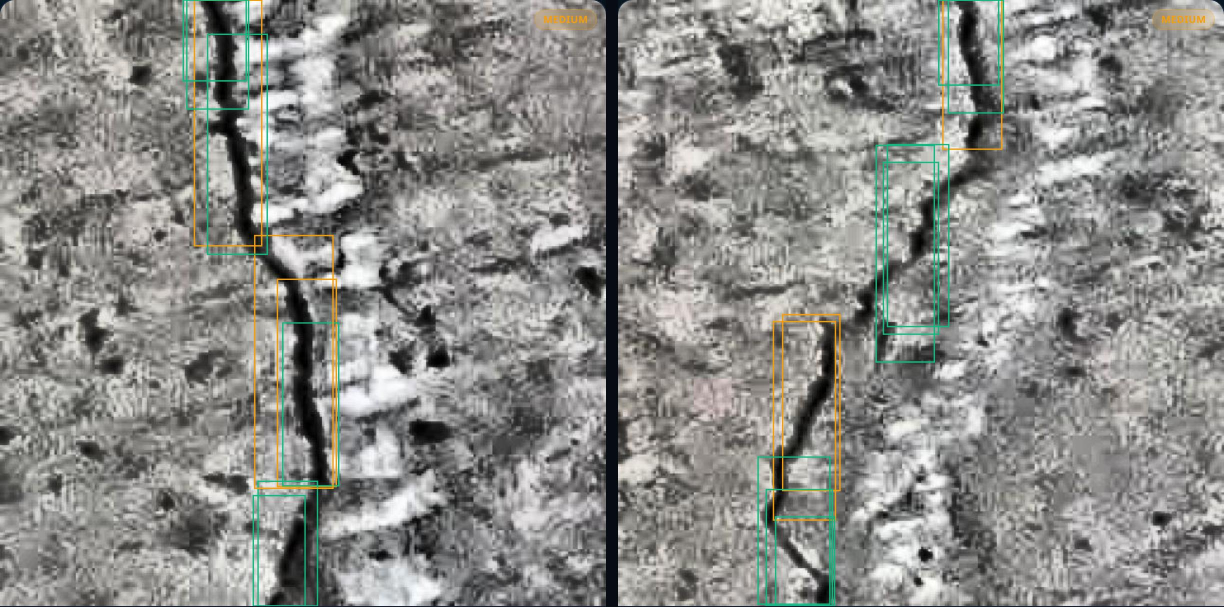
#> input picture deliverables/dashboard_screenshot.jpg, 2448 x 1214 px (shown at 1/2 size)
$ python build_social.py
#> lines starting #> are read from the running program, lines starting #| are printed output that depends on the picture; after the words box and inside, x2 and y2 are one past the last pixel; in counts of white or black regions, pixels touching at a corner belong together
#!/usr/bin/env python3
"""Social media cards for TwinVerse Inspect AI.

Produces two crops from one design:
  1080 x 1080  square   — Instagram, LinkedIn, Facebook
  1200 x 630   landscape — X/Twitter, LinkedIn link preview

Palette and severity colours match the product exactly, so the post and the
live dashboard read as the same thing.
"""

from __future__ import annotations

from pathlib import Path

from PIL import Image, ImageDraw, ImageFilter, ImageFont, ImageOps

OUT = Path(__file__).parent
SCREENSHOT = OUT / "dashboard_screenshot.jpg"
SCREENSHOT_SINGLE = OUT / "dashboard_screenshot_single.jpg"

BG = (7, 11, 20)
TEXT = (232, 238, 248)
MUTED = (159, 176, 204)
DIM = (100, 116, 139)
CYAN = (34, 211, 238)
INDIGO = (99, 102, 241)
VIOLET = (167, 139, 250)

SEV = [
    ("low", (16, 185, 129)),
    ("medium", (245, 158, 11)),
    ("high", (249, 115, 22)),
    ("critical", (244, 63, 94)),
]

FONT_DIR = "/usr/share/fonts/truetype"
CANDIDATES = {
    "bold": [f"{FONT_DIR}/dejavu/DejaVuSans-Bold.ttf",
             f"{FONT_DIR}/liberation/LiberationSans-Bold.ttf"],
    "regular": [f"{FONT_DIR}/dejavu/DejaVuSans.ttf",
                f"{FONT_DIR}/liberation/LiberationSans-Regular.ttf"],
}


def font(kind: str, size: int) -> ImageFont.FreeTypeFont:
    for path in CANDIDATES[kind]:
        if Path(path).is_file():
            return ImageFont.truetype(path, size)
    return ImageFont.load_default()


def glow(img: Image.Image, cx: int, cy: int, radius: int, colour, alpha: float):
    """Soft radial glow, composited so edges stay genuinely soft.

    Drawing a flat translucent circle leaves a hard rim that reads as a shape
    rather than light; blurring the layer before compositing is what sells it.
    """
    layer = Image.new("RGBA", img.size, (0, 0, 0, 0))
    d = ImageDraw.Draw(layer)
    d.ellipse([cx - radius, cy - radius, cx + radius, cy + radius],
              fill=(*colour, int(255 * alpha)))
    layer = layer.filter(ImageFilter.GaussianBlur(radius * 0.42))
    img.alpha_composite(layer)


def grid(draw: ImageDraw.ImageDraw, w: int, h: int, step: int = 64):
    for x in range(0, w, step):
        draw.line([(x, 0), (x, h)], fill=(23, 35, 58), width=1)
    for y in range(0, h, step):
        draw.line([(0, y), (w, y)], fill=(23, 35, 58), width=1)


def build(w: int, h: int, name: str, *, compact: bool):
    img = Image.new("RGBA", (w, h), (*BG, 255))
    base = ImageDraw.Draw(img)
    grid(base, w, h)

    glow(img, int(w * 0.06), int(h * 0.04), int(min(w, h) * 0.52), INDIGO, 0.30)
    glow(img, int(w * 0.95), int(h * 0.98), int(min(w, h) * 0.55), CYAN, 0.22)

    d = ImageDraw.Draw(img)

    # --- subject: a real screenshot of the dashboard ------------------------
    # This was a drawn illustration of a cracked panel. A generated picture of
    # a crack is a claim; a screenshot of the product finding one is evidence,
    # and it never has to be caveated. Regenerate with capture_dashboard.py.
    #
    # It is also the honest option: the drawing put four tidy boxes on a single
    # clean fracture, which is a better result than the model actually gets.
    # The square stacks text over a full-width two-up. The landscape has barely
    # 630px of height, so a full-width panel at any usable aspect ratio leaves
    # no room for the stats — it puts a single panel in a right-hand column
    # instead, with all the type beside it.
    if compact:
        source = SCREENSHOT
        panel_w = int(w * 0.86)
        panel_h = int(panel_w / 2.6)       # crops the two-up to a band
        px0 = (w - panel_w) // 2
        py0 = int(h * 0.375)
        text_w = w - int(w * 0.07) * 2
    else:
        source = SCREENSHOT_SINGLE
        panel_w = int(w * 0.34)
        panel_h = panel_w                  # one media panel, square
        px0 = w - panel_w - int(w * 0.055)
        py0 = (h - panel_h) // 2
        text_w = px0 - int(w * 0.07) - int(w * 0.03)

    if not source.is_file():
        raise SystemExit(
            f"missing {source.name} — with the stack running, run:\n"
            "  python deliverables/capture_dashboard.py --panel"
        )

    shot = Image.open(source).convert("RGBA")
    # Center-crop to the panel box rather than squashing: the detection boxes
    # are geometry, and a stretched bounding box is a wrong picture of the data.
    shot = ImageOps.fit(shot, (panel_w, panel_h), method=Image.LANCZOS,
                        centering=(0.5, 0.5))

    mask = Image.new("L", (panel_w, panel_h), 0)
    ImageDraw.Draw(mask).rounded_rectangle(
        [0, 0, panel_w - 1, panel_h - 1], radius=14, fill=255)
    img.paste(shot, (px0, py0), mask)

    d.rounded_rectangle([px0, py0, px0 + panel_w, py0 + panel_h],
                        radius=14, outline=(46, 60, 88), width=2)

    if compact:
        # Caption, so nobody has to guess whether the picture is real.
        cap = font("regular", int(min(w, h) * 0.0175))
        d.text((px0, py0 + panel_h + int(min(w, h) * 0.014)),
               "Actual output — detections and severity bands from the dashboard",
               font=cap, fill=DIM)

    # --- wordmark ---------------------------------------------------------
    # Fonts scale with the SHORTER side and vertical positions advance by
    # measured line height. Sizing type by width while spacing by height
    # collapses the moment the aspect ratio changes — at 1200x630 the title,
    # tagline and body all landed on top of one another.
    unit = min(w, h)
    pad = int(w * 0.07)

    def line(text, f, fill, y, gap):
        d.text((pad, y), text, font=f, fill=fill)
        bbox = d.textbbox((0, 0), text, font=f)
        return y + (bbox[3] - bbox[1]) + gap

    y = int(h * 0.075)
    y = line("A U T O N O M O U S   S T R U C T U R A L   S C R E E N I N G",
             font("bold", max(11, int(unit * 0.0165))), CYAN, y, int(unit * 0.038))
    y = line("TwinVerse Inspect AI",
             font("bold", int(unit * 0.072)), TEXT, y, int(unit * 0.030))
    y = line("Inspect the unreachable.",
             font("regular", int(unit * 0.042)), CYAN, y, int(unit * 0.030))

    bf = font("regular", int(unit * 0.0225))
    y = line("AI that finds structural cracks from a photograph,", bf, MUTED,
             y, int(unit * 0.012))
    y = line("ranks them by severity, and shows its working.", bf, MUTED,
             y, int(unit * 0.02))

    # --- stats strip -------------------------------------------------------
    sy = (py0 + panel_h + int(unit * 0.055)) if compact else (y + int(unit * 0.055))
    # Labelled "on familiar imagery" rather than left bare. There is no single
    # honest accuracy number here: the model scores 81% on imagery like its
    # training set and 63%, 13% and 8% on three it had never seen. A card has
    # room for one figure, so the figure is qualified and the range goes in the
    # caption copy — quoting an unseen number would mean picking which of the
    # three to show, and that choice is the dishonest part.
    stats = [("84%", "cracks found,\nworst of 4 datasets"), ("7ms", "per image"),
             ("104", "tests passing"), ("3", "person team")]
    col = text_w / len(stats)
    nf = font("bold", int(unit * 0.040))
    lf2 = font("regular", int(unit * 0.020))
    for i, (big, label) in enumerate(stats):
        x = pad + col * i
        d.text((x, sy), big, font=nf, fill=TEXT)
        nb = d.textbbox((0, 0), big, font=nf)
        ly0 = sy + (nb[3] - nb[1]) + int(unit * 0.014)
        # Labels wrap on an explicit newline rather than running on. A single
        # long label overflows its column and collides with the next stat —
        # these columns are evenly divided, so there is no slack to borrow.
        for line_no, part in enumerate(label.split("\n")):
            lb = d.textbbox((0, 0), part, font=lf2)
            d.text((x, ly0 + line_no * (lb[3] - lb[1] + int(unit * 0.010))),
                   part, font=lf2, fill=DIM)

    if not compact:
        # Same caption as the square, in the gap the left column leaves between
        # the stats and the credits. Wrapped by hand: the column is narrow and
        # there is no text layout engine here to do it.
        cap = font("regular", int(unit * 0.0195))
        cy = sy + int(unit * 0.155)
        for part in ("Actual output — detections and severity",
                     "bands, straight from the dashboard"):
            d.text((pad, cy), part, font=cap, fill=DIM)
            cb = d.textbbox((0, 0), part, font=cap)
            cy += (cb[3] - cb[1]) + int(unit * 0.014)

    # --- severity legend + credits ----------------------------------------
    # Clears two lines of stat label, not one — the accuracy label wraps. On the
    # landscape the type only fills the left column, so these anchor near the
    # bottom instead of trailing the stats and leaving the corner empty.
    ly = sy + int(unit * 0.128) if compact else int(h * 0.70)
    x = pad
    lf3 = font("regular", int(unit * 0.019))
    for band, colour in SEV:
        d.ellipse([x, ly + int(unit * 0.004), x + int(unit * 0.011),
                   ly + int(unit * 0.015)], fill=colour)
        d.text((x + int(unit * 0.019), ly), band, font=lf3, fill=MUTED)
        x += int(d.textlength(band, font=lf3)) + int(unit * 0.062)

    cf = font("bold", int(unit * 0.0215))
    d.text((pad, ly + int(unit * 0.052)),
           "Ayaan Aatif  ·  Muhammad Muneeb  ·  Inshrah Mehmood",
           font=cf, fill=MUTED)

    out = OUT / name
    img.convert("RGB").save(out, quality=94)
    print(f"wrote {out}  ({w}x{h})")


if __name__ == "__main__":
    build(1080, 1080, "social_square_1080.jpg", compact=True)
#> in glow, `layer = Image.new("RGBA", img.size, (0, 0, 0, 0))`: layer: PIL image 1080x1080 RGBA; every value is 0
#> in build, `shot = ImageOps.fit(shot, (panel_w, panel_h), method=Image.LANCZOS, ce..`:
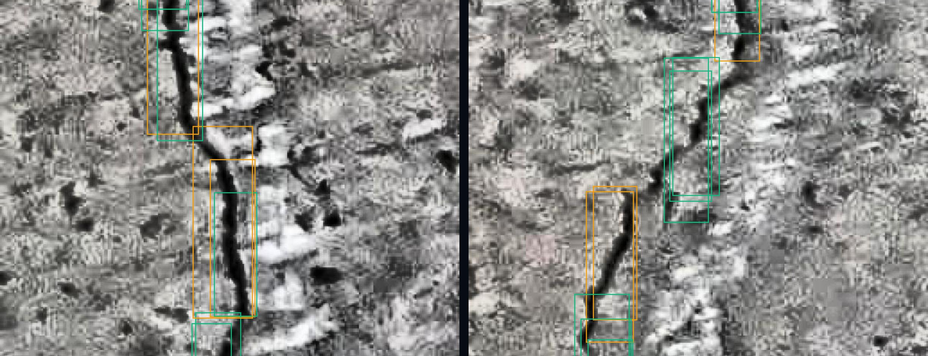
#> shot: PIL image 928x356 RGBA; mean R, G, B, A 139, 139, 135.5, 255
#> in build, `mask = Image.new("L", (panel_w, panel_h), 0)`: mask: PIL image 928x356 L; every value is 0
#> in build, `ImageDraw.Draw(mask).rounded_rectangle( [0, 0, panel_w - 1, panel_h - ..`:
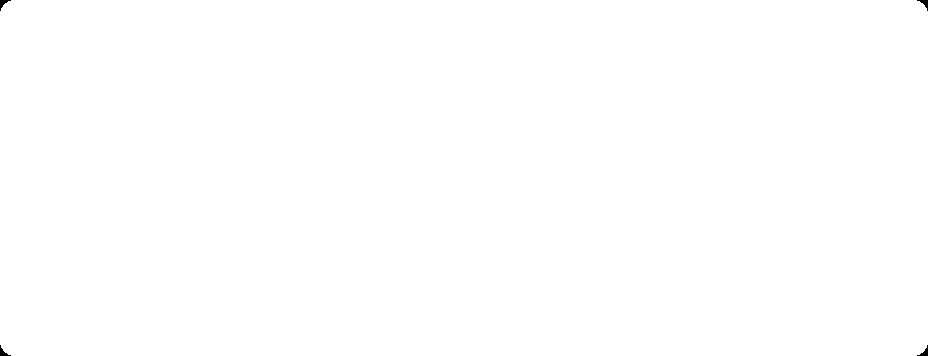
#> mask: PIL image 928x356 L; 99.9% white; 4 black regions, box (x1, y1, x2, y2) and area: (0, 0, 11, 11) 46, (917, 0, 928, 11) 46, (0, 345, 11, 356) 46, (917, 345, 928, 356) 46
#> in build, `img.paste(shot, (px0, py0), mask)`:
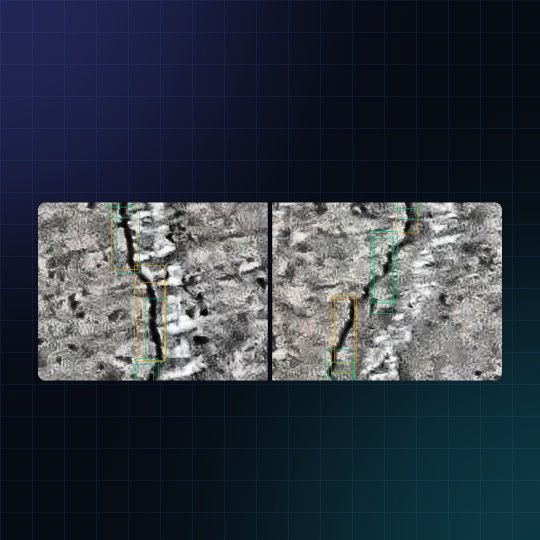
#> img: PIL image 1080x1080 RGBA (shown at 1/2 size); mean R, G, B, A 48.9, 56.4, 67.6, 255
#> in line, `bbox = d.textbbox((0, 0), text, font=f)`: bbox = (0, 4, 564, 16)
#> in build, `y = line("A U T O N O M O U S   S T R U C T U R A L   S C R E E N I N ..`: y = 134
#> in build, `y = line("TwinVerse Inspect AI", font("bold", int(unit * 0.072)), TEXT..`: y = 241
#> in build, `y = line("Inspect the unreachable.", font("regular", int(unit * 0.042)..`: y = 316
#> in build, `y = line("AI that finds structural cracks from a photograph,", bf, MUT..`: y = 351
#> in build, `y = line("ranks them by severity, and shows its working.", bf, MUTED, ..`: y = 395
#> in build, `sy = (py0 + panel_h + int(unit * 0.055)) if compact else (y + int(unit..`: sy = 820
#> the loop in build, `for i, (big, label) in enumerate(stats):` made 4 passes
#> (nb, ly0) on passes 1 to 4: ((0, 8, 103, 40), 867), ((0, 9, 100, 40), 866), ((0, 8, 90, 40), 867), ((0, 8, 30, 40), 867)
#> in build, `ly = sy + int(unit * 0.128) if compact else int(h * 0.70)`: ly = 958
#> the loop in build, `for band, colour in SEV:` made 4 passes
#> x on passes 1 to 4: 175, 323, 432, 565
#> after the loop in build, `for band, colour in SEV:`: x = 565
    build(1200, 630, "social_landscape_1200x630.jpg", compact=False)
#> call 2 of build, with w = 1200, h = 630, name = 'social_landscape_1200x630.jpg', compact = False
#> in glow (call 3), `layer = Image.new("RGBA", img.size, (0, 0, 0, 0))`: layer: PIL image 1200x630 RGBA; every value is 0
#> call 4 of glow, with cx = 1140, cy = 617, radius = 346, colour = (34, 211, 238), alpha = 0.22
#> in glow (call 4), `layer = layer.filter(ImageFilter.GaussianBlur(radius * 0.42))`:
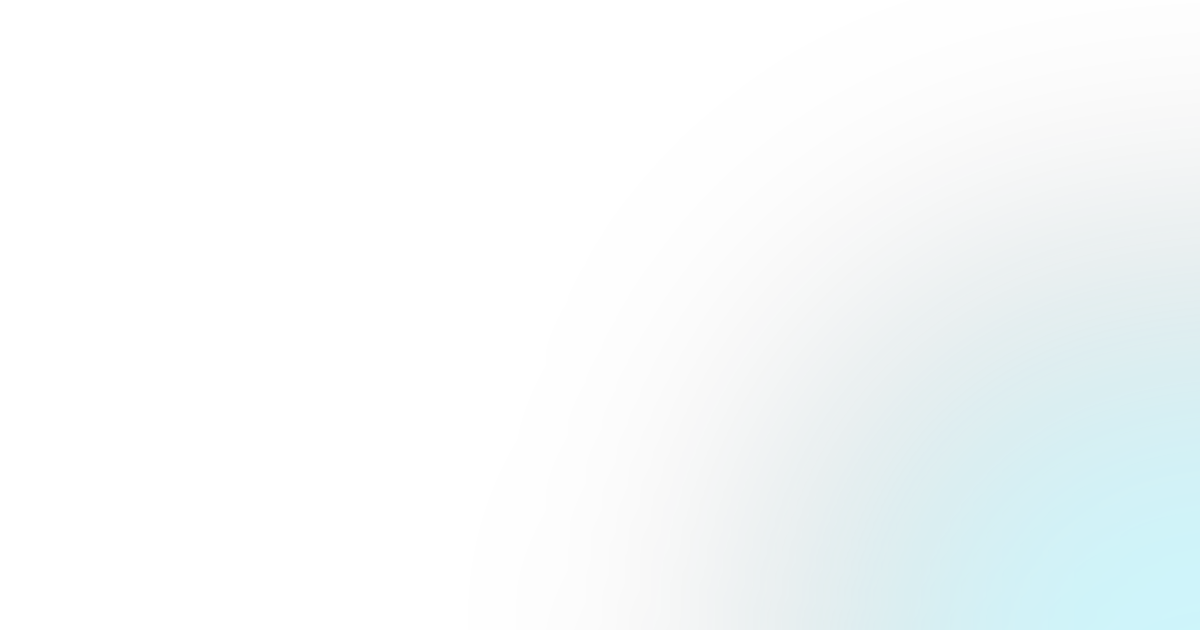
#> layer: PIL image 1200x630 RGBA; mean R, G, B, A 5.4, 33.6, 38, 8.9; transparent parts drawn white
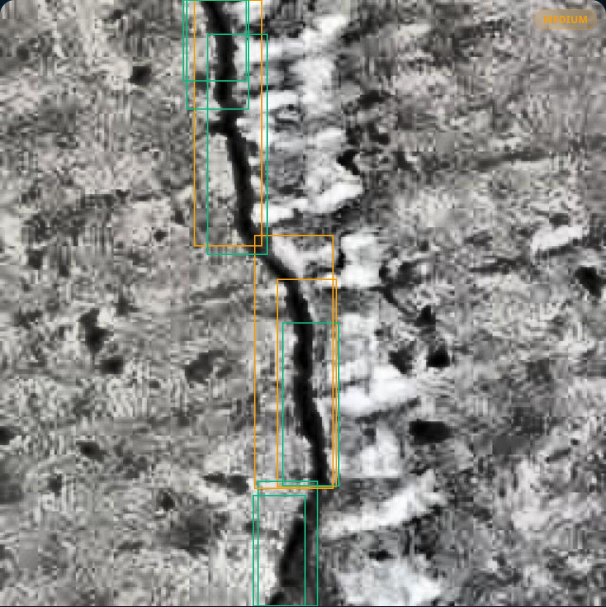
#> input picture deliverables/dashboard_screenshot_single.jpg, 1212 x 1214 px (shown at 1/2 size)
#> in build (call 2), `mask = Image.new("L", (panel_w, panel_h), 0)`: mask: PIL image 408x408 L; every value is 0
#> in build (call 2), `ImageDraw.Draw(mask).rounded_rectangle( [0, 0, panel_w - 1, panel_h - ..`:
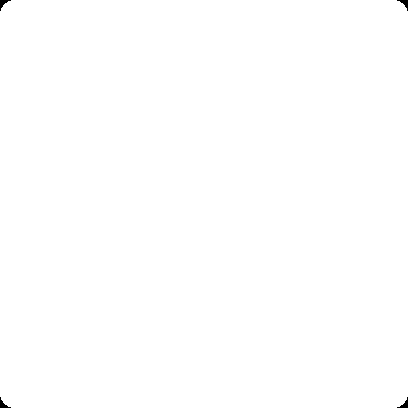
#> mask: PIL image 408x408 L; 99.9% white; 4 black regions, box (x1, y1, x2, y2) and area: (0, 0, 11, 11) 46, (397, 0, 408, 11) 46, (0, 397, 11, 408) 46, (397, 397, 408, 408) 46
#> in build (call 2), `y = line("A U T O N O M O U S   S T R U C T U R A L   S C R E E N I N ..`: y = 78
#> in build (call 2), `y = line("TwinVerse Inspect AI", font("bold", int(unit * 0.072)), TEXT..`: y = 139
#> in build (call 2), `y = line("Inspect the unreachable.", font("regular", int(unit * 0.042)..`: y = 182
#> in build (call 2), `y = line("AI that finds structural cracks from a photograph,", bf, MUT..`: y = 203
#> in build (call 2), `y = line("ranks them by severity, and shows its working.", bf, MUTED, ..`: y = 229
#> in build (call 2), `sy = (py0 + panel_h + int(unit * 0.055)) if compact else (y + int(unit..`: sy = 263
#> the loop in build (call 2), `for i, (big, label) in enumerate(stats):` made 4 passes
#> nb on passes 1 to 4: (0, 6, 60, 24), (0, 6, 58, 24), (0, 6, 52, 24), (0, 6, 17, 24)
#> in build (call 2), `cy = sy + int(unit * 0.155)`: cy = 360
#> the loop in build (call 2), `for part in ("Actual output — detections and severity", "bands, straig..` made 2 passes
#> (cb, cy) on passes 1 to 2: ((0, 2, 242, 15), 381), ((0, 2, 213, 15), 402)
#> after the loop in build (call 2), `for part in ("Actual output — detections and severity",`: cy = 402
#> in build (call 2), `ly = sy + int(unit * 0.128) if compact else int(h * 0.70)`: ly = 441
#> the loop in build (call 2), `for band, colour in SEV:` made 4 passes
#> x on passes 1 to 4: 141, 225, 287, 362
#> after the loop in build (call 2), `for band, colour in SEV:`: x = 362
#> in build (call 2), `img.convert("RGB").save(out, quality=94)`:
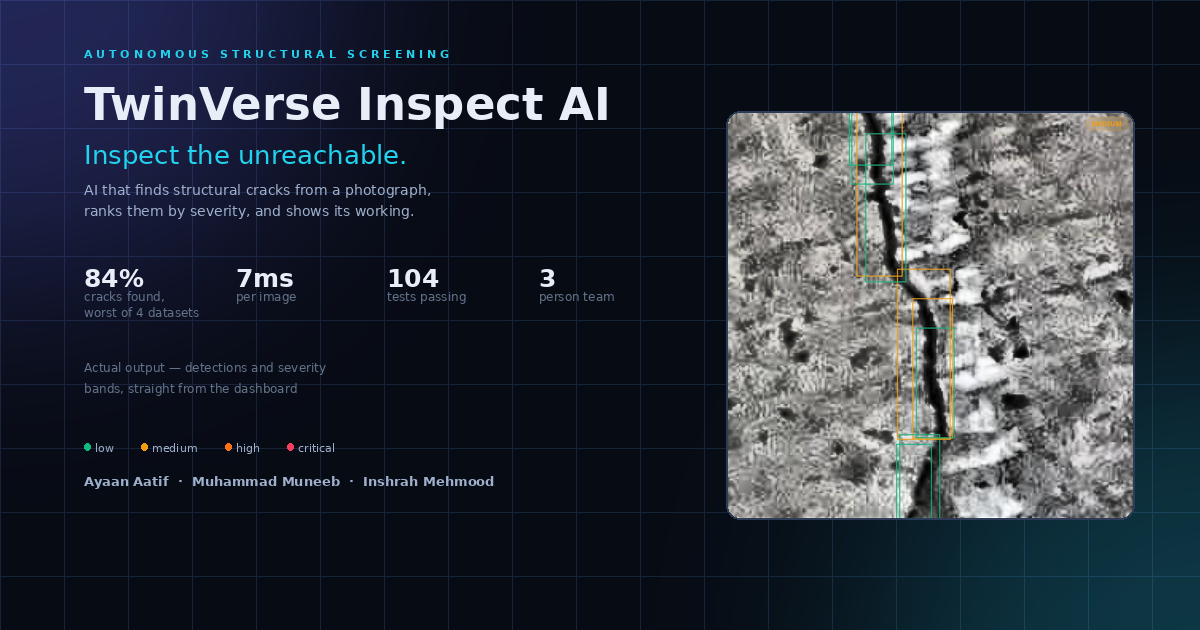
#> saved as social_landscape_1200x630.jpg: PIL image 1200x630 RGB; mean R, G, B 41.9, 47.9, 58.3
